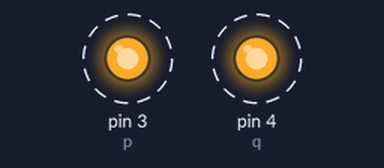
Simulated run of this program. Board: MicroPython board. Shown: output pins drawn as LEDs (lit = HIGH). Dashed ring = blinking. What the program prints to the serial console is not drawn.

Above: at 0.3 s.
Timing chart, 0 to 5.1 s (numbered marks = the images above):
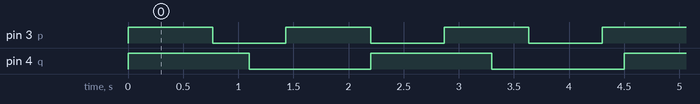

Measured:
- by itself, pin 3 (p): alternates HIGH for 0.77 s and LOW for 0.67 s
- by itself, pin 4 (q): alternates HIGH for 1.1 s and LOW for 1.1 s
- by itself, everything shown: repeats every 28.8 s, in 62 steps

The program:

blinkandserve.py
```python
#import uasyncio as asyncio
import asyncio

# webserver part

from microdot import Microdot, send_file
app = Microdot()


@app.route('/')
async def index(request):
    return send_file('static/index.html')


@app.route('/static/<path:path>')
async def static(request, path):
    if '..' in path:
        # directory traversal is not allowed
        return 'Not found', 404
    return send_file('static/' + path)


# blink led part

import time
from machine import Pin
q=Pin(4, Pin.OUT)

async def blinkLed1 ():
  while (True) :
    q.on()
    await asyncio.sleep_ms(1000)
    time.sleep_ms(100)
    q.off()
    await asyncio.sleep_ms(1000)
    time.sleep_ms(100)

p=Pin(3, Pin.OUT)

async def blinkLed2 ():
  while (True) :
    p.on()
    time.sleep_ms(100)
    await asyncio.sleep_ms(666)
    p.off()
    await asyncio.sleep_ms(666)

## joint web server and LED:
async def main():
    await asyncio.gather(blinkLed1(), blinkLed2(), app.start_server(host='0.0.0.0', port=5000, debug=True,ssl=False))

asyncio.run(main())
```
